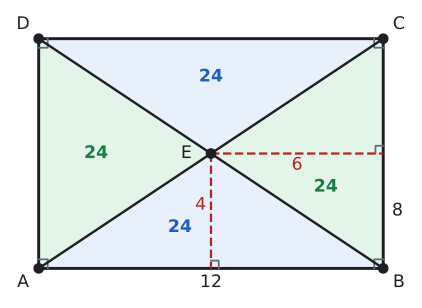

This chart was generated by the following Python code:
import sys; sys.path.insert(0, "tools")
from cizim import *

P = lambda x, y: np.array([float(x), float(y)])
uz = lambda U, V: round(float(np.linalg.norm(U - V)), 4)
def acisi(K, U, V):
    u, v = U - K, V - K
    return round(float(np.degrees(np.arccos(np.dot(u, v) / np.linalg.norm(u) / np.linalg.norm(v)))), 3)
def birim(U, V):
    t = (V - U) / np.linalg.norm(V - U); return t, np.array([-t[1], t[0]])
def ayak(Q, U, V):
    t, _ = birim(U, V); return U + np.dot(Q - U, t) * t
def yansit(Q, U, V):
    return 2 * ayak(Q, U, V) - Q
def kesisim(U1, V1, U2, V2):
    M = np.array([V1 - U1, U2 - V2]).T; s = np.linalg.solve(M, U2 - U1); return U1 + s[0] * (V1 - U1)
def cetik(U, V, n=1, renk=SOLUK, f=0.5):
    M = U + f * (V - U); t, m = birim(U, V)
    for i in range(n):
        c = M + (i - (n - 1) / 2) * 0.2 * S * t
        ax.plot(*zip(c - 0.22 * S * m, c + 0.22 * S * m), color=renk, lw=1.5)
def olcu(U, V, metin, d=0.5, renk=YAZI, fs=13, f=0.5):
    """[UV] üzerinde f oranındaki noktaya, U->V yönünün soluna d*S uzağa yazı (d < 0: sağına)."""
    M = U + f * (V - U); _, m = birim(U, V)
    ax.text(*(M + d * S * m), metin, ha="center", va="center", color=renk, fontsize=fs)
def dik_isareti(K, U, V, r=0.4):
    a_ = (U - K) / np.linalg.norm(U - K) * r * S; b_ = (V - K) / np.linalg.norm(V - K) * r * S
    ax.plot(*zip(K + a_, K + a_ + b_, K + b_), color=SOLUK, lw=1.3)
def harf(Q, metin, dx, dy, renk=YAZI, fs=13):
    ax.text(Q[0] + dx * S, Q[1] + dy * S, metin, ha="center", va="center", color=renk, fontsize=fs)
def cizgi(U, V, renk=YAZI, lw=2.2, ls="-"):
    ax.plot(*zip(U, V), color=renk, lw=lw, ls=ls)
def boya(noktalar, renk):
    ax.add_patch(patches.Polygon(noktalar, closed=True, facecolor=renk, edgecolor="none"))
def yay(K, U, V, r=0.8, renk=MAVI, n=1):
    for i in range(n): aci(ax, K, U, V, r=(r + 0.18 * i) * S, renk=renk)
def yay_yazi(K, U, V, metin, d=1.4, renk=MAVI, fs=12):
    """K köşesindeki U-K-V açısının ortasından d*S uzağa yazı."""
    u = (U - K) / np.linalg.norm(U - K); v = (V - K) / np.linalg.norm(V - K); o = (u + v) / np.linalg.norm(u + v)
    ax.text(*(K + d * S * o), metin, ha="center", va="center", color=renk, fontsize=fs)
def basla(xmin, xmax, ymin, ymax, en=5.5):
    global fig, ax
    fig, ax = sekil(en, en * (ymax - ymin) / (xmax - xmin))
    ax.set_aspect("equal"); ax.axis("off"); ax.set_xlim(xmin, xmax); ax.set_ylim(ymin, ymax)
def dortgen(A, B, C, D, dolgu=None):
    if dolgu: boya([A, B, C, D], dolgu)
    ax.plot(*zip(A, B, C, D, A), color=YAZI)
    for Q in (A, B, C, D): nokta(ax, *Q, "")
def koseler(A, B, C, D, d=0.55):
    O = (A + B + C + D) / 4
    for Q, ad in ((A, "A"), (B, "B"), (C, "C"), (D, "D")):
        y = (Q - O) / np.linalg.norm(Q - O); harf(Q, ad, d * np.sign(y[0]) * 1.1, d * np.sign(y[1]))
def dikdortgen(a, b):
    """A orijinde, [AB] yatay: A, B, C, D."""
    return P(0, 0), P(a, 0), P(a, b), P(0, b)
def dik_koseler(A, B, C, D, r=0.4):
    dik_isareti(A, B, D, r); dik_isareti(B, C, A, r); dik_isareti(C, D, B, r); dik_isareti(D, A, C, r)
def cerceve(noktalar, kenar=1.2):
    xs = [q[0] for q in noktalar]; ys = [q[1] for q in noktalar]
    return min(xs) - kenar * S, max(xs) + kenar * S, min(ys) - kenar * S, max(ys) + kenar * S
def alan(noktalar, metin, renk=YAZI, dx=0, dy=0, fs=13):
    """Çokgenin köşelerinin ortalamasına kalın yazı."""
    O = sum(noktalar) / len(noktalar)
    ax.text(O[0] + dx * S, O[1] + dy * S, metin, ha="center", va="center", color=renk, fontsize=fs, fontweight="bold")
def alan_hesap(*Q):
    return round(abs(sum(Q[i][0] * Q[(i + 1) % len(Q)][1] - Q[(i + 1) % len(Q)][0] * Q[i][1] for i in range(len(Q)))) / 2, 4)

# Örnek 4: |AB| = 12, |BC| = 8, köşegenler E'de. Dört üçgenin her biri 24.
A, B, C, D = dikdortgen(12, 8); E = (A + C) / 2
S = 0.9
print("AEB", alan_hesap(A, E, B), "BEC", alan_hesap(B, E, C), "CED", alan_hesap(C, E, D), "DEA", alan_hesap(D, E, A))
basla(*cerceve([A, B, C, D], 1.2), en=5.5)
boya([A, E, B], MAVI_ACIK); boya([C, E, D], MAVI_ACIK); boya([B, E, C], YESIL_ACIK); boya([D, E, A], YESIL_ACIK)
dortgen(A, B, C, D); koseler(A, B, C, D); dik_koseler(A, B, C, D, 0.35)
cizgi(A, C, YAZI, 1.8); cizgi(B, D, YAZI, 1.8)
H1 = P(6, 0); H2 = P(12, 4)
cizgi(E, H1, KIRMIZI, 1.7, "--"); cizgi(E, H2, KIRMIZI, 1.7, "--"); dik_isareti(H1, E, B, 0.3); dik_isareti(H2, E, C, 0.3)
nokta(ax, *E, ""); harf(E, "E", -0.95, 0)
olcu(E, H1, "4", -0.4, KIRMIZI, f=0.45); olcu(E, H2, "6", -0.45, KIRMIZI, f=0.5)
olcu(A, B, "12", -0.55); olcu(B, C, "8", -0.55, f=0.25)
alan([A, E, B], "24", MAVI, -1.2, 0.1); alan([C, E, D], "24", MAVI); alan([B, E, C], "24", YESIL, 0, -1.3); alan([D, E, A], "24", YESIL)
kaydet(fig, __file__)
